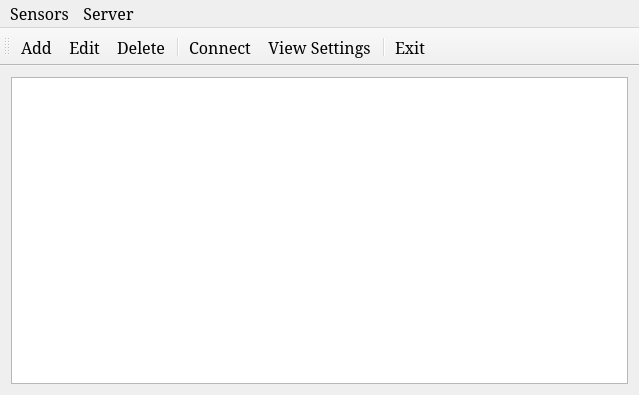
<?xml version="1.0" encoding="UTF-8"?>
<ui version="4.0">
 <class>MainWindow</class>
 <widget class="QMainWindow" name="MainWindow">
  <property name="geometry">
   <rect>
    <x>0</x>
    <y>0</y>
    <width>639</width>
    <height>395</height>
   </rect>
  </property>
  <property name="font">
   <font>
    <family>Garamond</family>
    <pointsize>12</pointsize>
   </font>
  </property>
  <property name="windowTitle">
   <string>Sensors</string>
  </property>
  <widget class="QWidget" name="centralWidget">
   <layout class="QVBoxLayout" name="verticalLayout">
    <item>
     <widget class="QTableView" name="table">
      <attribute name="horizontalHeaderDefaultSectionSize">
       <number>150</number>
      </attribute>
     </widget>
    </item>
   </layout>
  </widget>
  <widget class="QMenuBar" name="menuBar">
   <property name="geometry">
    <rect>
     <x>0</x>
     <y>0</y>
     <width>639</width>
     <height>21</height>
    </rect>
   </property>
   <widget class="QMenu" name="menu">
    <property name="title">
     <string>Sensors</string>
    </property>
    <addaction name="AddAction"/>
    <addaction name="EditAction"/>
    <addaction name="DeleteAction"/>
    <addaction name="separator"/>
    <addaction name="ExitAction"/>
   </widget>
   <widget class="QMenu" name="menu_2">
    <property name="title">
     <string>Server</string>
    </property>
    <addaction name="ConnectAction"/>
    <addaction name="ViewConnectionAction"/>
   </widget>
   <addaction name="menu"/>
   <addaction name="menu_2"/>
  </widget>
  <widget class="QToolBar" name="mainToolBar">
   <attribute name="toolBarArea">
    <enum>TopToolBarArea</enum>
   </attribute>
   <attribute name="toolBarBreak">
    <bool>false</bool>
   </attribute>
   <addaction name="AddAction"/>
   <addaction name="EditAction"/>
   <addaction name="DeleteAction"/>
   <addaction name="separator"/>
   <addaction name="ConnectAction"/>
   <addaction name="ViewConnectionAction"/>
   <addaction name="separator"/>
   <addaction name="ExitAction"/>
  </widget>
  <action name="AddAction">
   <property name="text">
    <string>Add</string>
   </property>
  </action>
  <action name="EditAction">
   <property name="text">
    <string>Edit</string>
   </property>
  </action>
  <action name="DeleteAction">
   <property name="text">
    <string>Delete</string>
   </property>
  </action>
  <action name="ExitAction">
   <property name="text">
    <string>Exit</string>
   </property>
  </action>
  <action name="ConnectAction">
   <property name="text">
    <string>Connect</string>
   </property>
  </action>
  <action name="ViewConnectionAction">
   <property name="text">
    <string>View Settings</string>
   </property>
  </action>
 </widget>
 <layoutdefault spacing="6" margin="11"/>
 <resources/>
 <connections/>
</ui>
